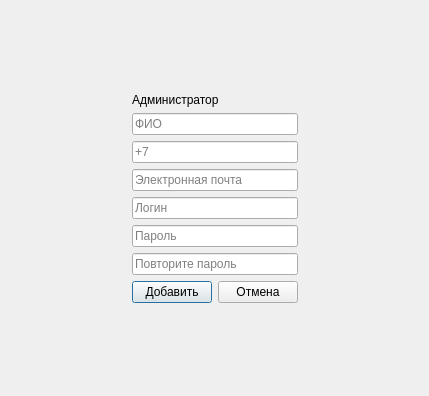
<?xml version="1.0" encoding="UTF-8"?>
<ui version="4.0">
 <class>AddAdminWindow</class>
 <widget class="QDialog" name="AddAdminWindow">
  <property name="geometry">
   <rect>
    <x>0</x>
    <y>0</y>
    <width>429</width>
    <height>396</height>
   </rect>
  </property>
  <property name="windowTitle">
   <string>Dialog</string>
  </property>
  <layout class="QGridLayout" name="gridLayout">
   <item row="0" column="1">
    <spacer name="verticalSpacer_2">
     <property name="orientation">
      <enum>Qt::Vertical</enum>
     </property>
     <property name="sizeHint" stdset="0">
      <size>
       <width>20</width>
       <height>50</height>
      </size>
     </property>
    </spacer>
   </item>
   <item row="1" column="1">
    <widget class="QLabel" name="label">
     <property name="text">
      <string>Администратор</string>
     </property>
    </widget>
   </item>
   <item row="2" column="0">
    <spacer name="horizontalSpacer">
     <property name="orientation">
      <enum>Qt::Horizontal</enum>
     </property>
     <property name="sizeHint" stdset="0">
      <size>
       <width>97</width>
       <height>20</height>
      </size>
     </property>
    </spacer>
   </item>
   <item row="2" column="1">
    <layout class="QVBoxLayout" name="verticalLayout">
     <item>
      <widget class="QLineEdit" name="NamelineEdit">
       <property name="placeholderText">
        <string>ФИО</string>
       </property>
      </widget>
     </item>
     <item>
      <widget class="QLineEdit" name="NumberlineEdit">
       <property name="placeholderText">
        <string>+7</string>
       </property>
      </widget>
     </item>
     <item>
      <widget class="QLineEdit" name="MaillineEdit">
       <property name="placeholderText">
        <string>Электронная почта</string>
       </property>
      </widget>
     </item>
     <item>
      <widget class="QLineEdit" name="LoginlineEdit">
       <property name="placeholderText">
        <string>Логин</string>
       </property>
      </widget>
     </item>
     <item>
      <widget class="QLineEdit" name="PasswordlineEdit">
       <property name="placeholderText">
        <string>Пароль</string>
       </property>
      </widget>
     </item>
     <item>
      <widget class="QLineEdit" name="RPasswordlineEdit">
       <property name="placeholderText">
        <string>Повторите пароль</string>
       </property>
      </widget>
     </item>
    </layout>
   </item>
   <item row="2" column="2">
    <spacer name="horizontalSpacer_2">
     <property name="orientation">
      <enum>Qt::Horizontal</enum>
     </property>
     <property name="sizeHint" stdset="0">
      <size>
       <width>97</width>
       <height>20</height>
      </size>
     </property>
    </spacer>
   </item>
   <item row="3" column="1">
    <layout class="QHBoxLayout" name="horizontalLayout">
     <item>
      <widget class="QPushButton" name="AddAdminpushButton">
       <property name="text">
        <string>Добавить</string>
       </property>
      </widget>
     </item>
     <item>
      <widget class="QPushButton" name="CancelpushButton">
       <property name="text">
        <string>Отмена</string>
       </property>
      </widget>
     </item>
    </layout>
   </item>
   <item row="4" column="1">
    <spacer name="verticalSpacer">
     <property name="orientation">
      <enum>Qt::Vertical</enum>
     </property>
     <property name="sizeHint" stdset="0">
      <size>
       <width>20</width>
       <height>50</height>
      </size>
     </property>
    </spacer>
   </item>
  </layout>
 </widget>
 <resources/>
 <connections/>
</ui>
